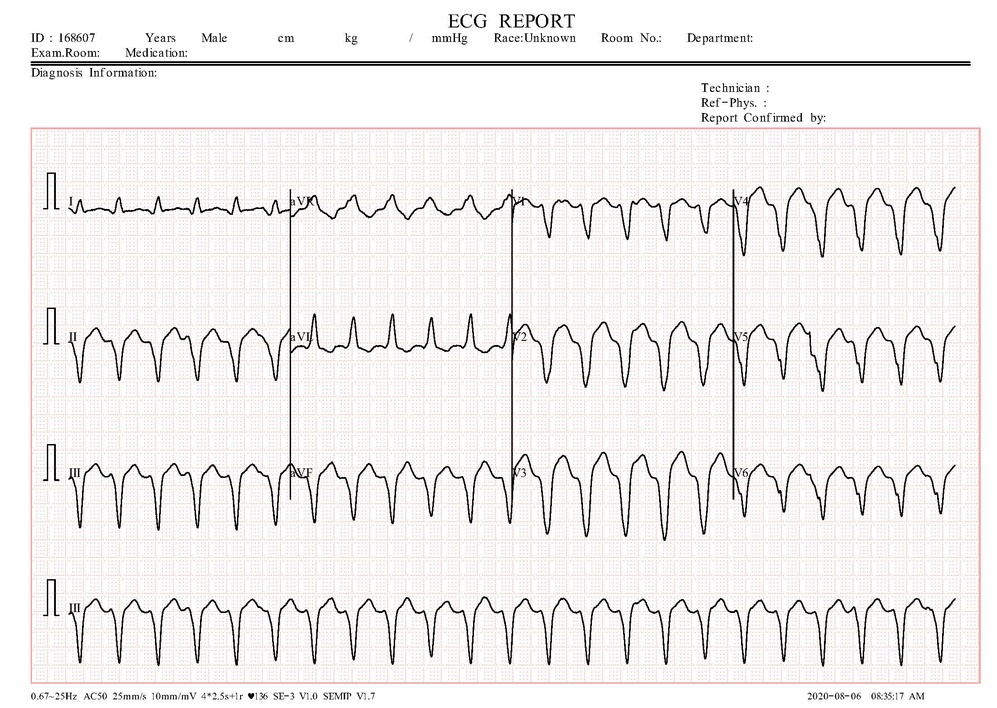
#> input picture Abnormal3.jpg, 997 x 708 px, shrunk from 2213 x 1572 before the run, found by its file name
$ python input_image2.py
#> lines starting #> are read from the running program, lines starting #| are printed output that depends on the picture; after the words box and inside, x2 and y2 are one past the last pixel; in counts of white or black regions, pixels touching at a corner belong together
import cv2
import numpy as np
import pandas as pd
import matplotlib.pyplot as plt
from scipy.interpolate import interp1d

def preprocess_and_extract_points(image_path, num_points=141, visualize=False):
    # Read the image
    image = cv2.imread(image_path, cv2.IMREAD_GRAYSCALE)

    # Invert the image (assuming a white background and black waveform)
    inverted_image = cv2.bitwise_not(image)

    # Apply a Gaussian Blur to reduce noise
    blurred_image = cv2.GaussianBlur(inverted_image, (5, 5), 0)

    # Use Canny edge detection to find edges
    edges = cv2.Canny(blurred_image, 50, 150)

    # Find contours from the edges
    contours, _ = cv2.findContours(edges, cv2.RETR_EXTERNAL, cv2.CHAIN_APPROX_SIMPLE)

    if not contours:
        raise ValueError("No contours found in the image.")

    # Visualize edges and contours for debugging
    if visualize:
        cv2.imshow('Edges', edges)
        debug_image = cv2.cvtColor(edges, cv2.COLOR_GRAY2BGR)
        cv2.drawContours(debug_image, contours, -1, (0, 255, 0), 1)
        cv2.imshow('Contours', debug_image)
        cv2.waitKey(0)
        cv2.destroyAllWindows()

    # Assuming the largest contour is the ECG waveform
    largest_contour = max(contours, key=cv2.contourArea)

    # Extract x, y coordinates of the contour
    points = [(point[0][0], point[0][1]) for point in largest_contour]

    # Sort points by x-coordinate
    points = sorted(points, key=lambda x: x[0])

    # Resample points to get exactly num_points
    x = np.array([p[0] for p in points])
    y = np.array([p[1] for p in points])
    f = interp1d(x, y, kind='linear', fill_value='extrapolate')
    x_new = np.linspace(x.min(), x.max(), num_points)
    y_new = f(x_new)
    points = list(zip(x_new.astype(int), y_new.astype(int)))

    return points[:num_points]

def map_coordinates_to_values(points, image_shape, amplitude_scale):
    height, _ = image_shape
    amplitude_points = []
    for _, y in points:
        # Map y to amplitude (assuming the y-axis represents amplitude)
        amplitude = (height - y) * amplitude_scale / height
        amplitude_points.append(amplitude)
    return amplitude_points

def extract_ecg_to_csv(image_path, output_csv_path, num_points=141, amplitude_scale=1.0, visualize=False):
    points = preprocess_and_extract_points(image_path, num_points, visualize)
#> in preprocess_and_extract_points, `inverted_image = cv2.bitwise_not(image)`:
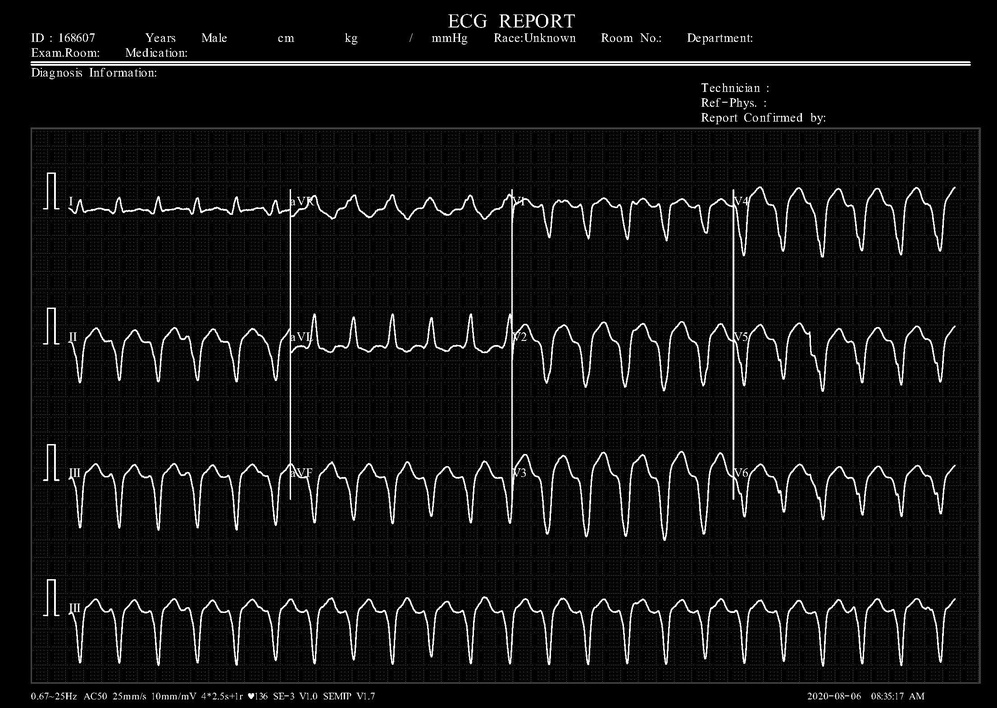
#> inverted_image: shape (708, 997); min 0, max 255, mean 16.3
#> in preprocess_and_extract_points, `edges = cv2.Canny(blurred_image, 50, 150)`:
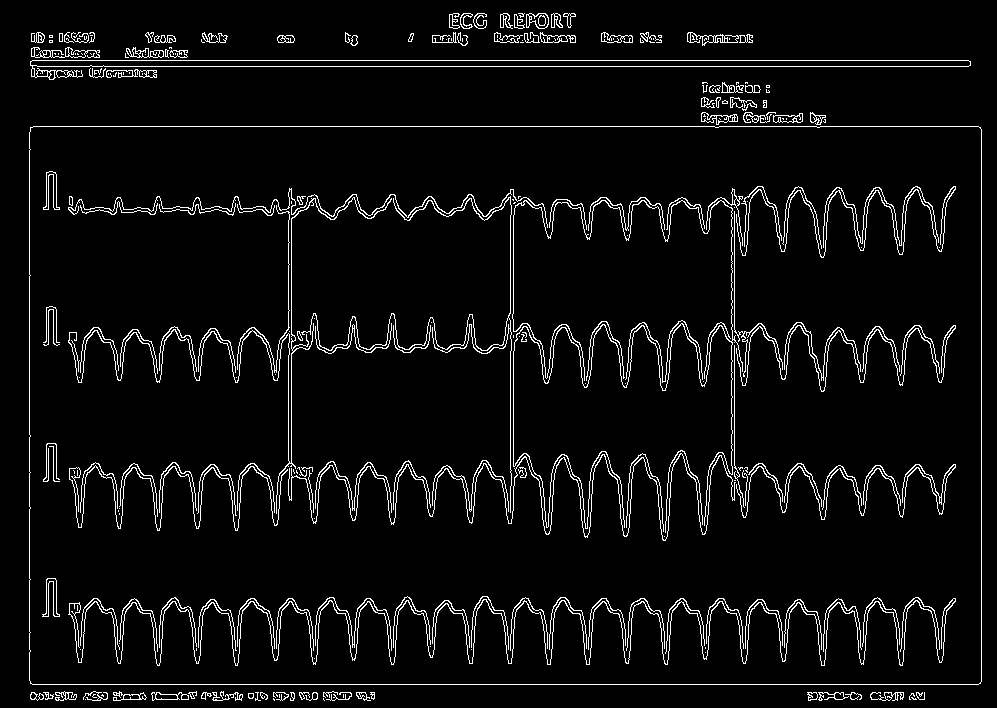
#> edges: shape (708, 997); 5.1% white in thin lines or dots
#> in preprocess_and_extract_points, `contours, _ = cv2.findContours(edges, cv2.RETR_EXTERNAL, cv2.CHAIN_APP..`: contours = 119 contours, 68 with area under 20; largest, box (x1, y1, x2, y2) and area: (29, 126, 982, 685) 531177, (30, 60, 971, 80) 5870, (687, 32, 753, 46) 324, (526, 13, 549, 29) 257, (31, 47, 100, 58) 250
#> in preprocess_and_extract_points, `debug_image = cv2.cvtColor(edges, cv2.COLOR_GRAY2BGR)`: debug_image: shape (708, 997, 3); 5.1% white in thin lines or dots
#> in preprocess_and_extract_points, `cv2.drawContours(debug_image, contours, -1, (0, 255, 0), 1)`:
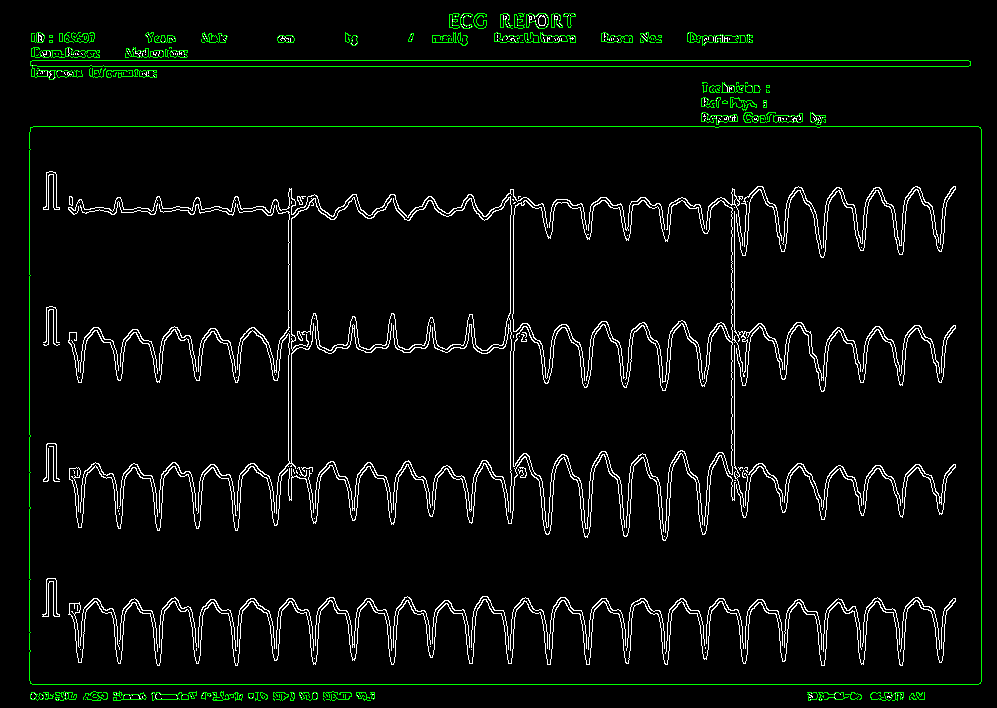
#> debug_image: shape (708, 997, 3); mean B, G, R 9.5, 12.9, 9.5
#> in preprocess_and_extract_points, `largest_contour = max(contours, key=cv2.contourArea)`: largest_contour = contour of 55 points, box (x1, y1, x2, y2) (29, 126, 982, 685), area 531177
#> in preprocess_and_extract_points, `points = [(point[0][0], point[0][1]) for point in largest_contour]`: points = 55 pairs, first value 29 to 981, second value 126 to 684
#> in preprocess_and_extract_points, `x = np.array([p[0] for p in points])`: x = 55 values from 29 to 981
#> in preprocess_and_extract_points, `y = np.array([p[1] for p in points])`: y = 55 values, max 684 at index 35, min 126 at index 36, mean 396.6
#> in preprocess_and_extract_points, `points = list(zip(x_new.astype(int), y_new.astype(int)))`: points = 141 pairs, first value 29 to 981, second value -9.22e+18 to 681
    amplitude_points = map_coordinates_to_values(points, cv2.imread(image_path, cv2.IMREAD_GRAYSCALE).shape, amplitude_scale)
#> in map_coordinates_to_values, `height, _ = image_shape`: height = 708
#> the loop in map_coordinates_to_values, `for _, y in points:` made 141 passes
#> (y, amplitude) on passes 1 to 12: (-9223372036854775808, -1.3e+16), (126, 0.822), (126, 0.822), (126, 0.822), (126, 0.822), (126, 0.822), (126, 0.822), (126, 0.822), (126, 0.822), (126, 0.822), (126, 0.822), (126, 0.822)
#> after the loop in map_coordinates_to_values, `for _, y in points:`: amplitude_points = 141 values, max 0.822 at index 1, min -1.3e+16 at index 0, mean -9.24e+13

    # Ensure the first value is "0"
    amplitude_points[0] = 0

    # Create a DataFrame with only the "Amplitude" column
    df = pd.DataFrame([amplitude_points], columns=[i for i in range(1, num_points + 1)])
#> df = table of 1 rows and 141 columns
    # Save DataFrame to CSV without including the index or header
    df.to_csv(output_csv_path, header=False, index=False)
    print(f"ECG amplitude data successfully written to {output_csv_path}")

# Example usage
extract_ecg_to_csv(r'C:\\dinesh\\dinesh\\ed_final\\Abnormal3.jpg', r'C:\\dinesh\\dinesh\\ed_final\\data.csv', num_points=141, visualize=True)

$ run again, with Normal2.jpg copied over Abnormal3.jpg
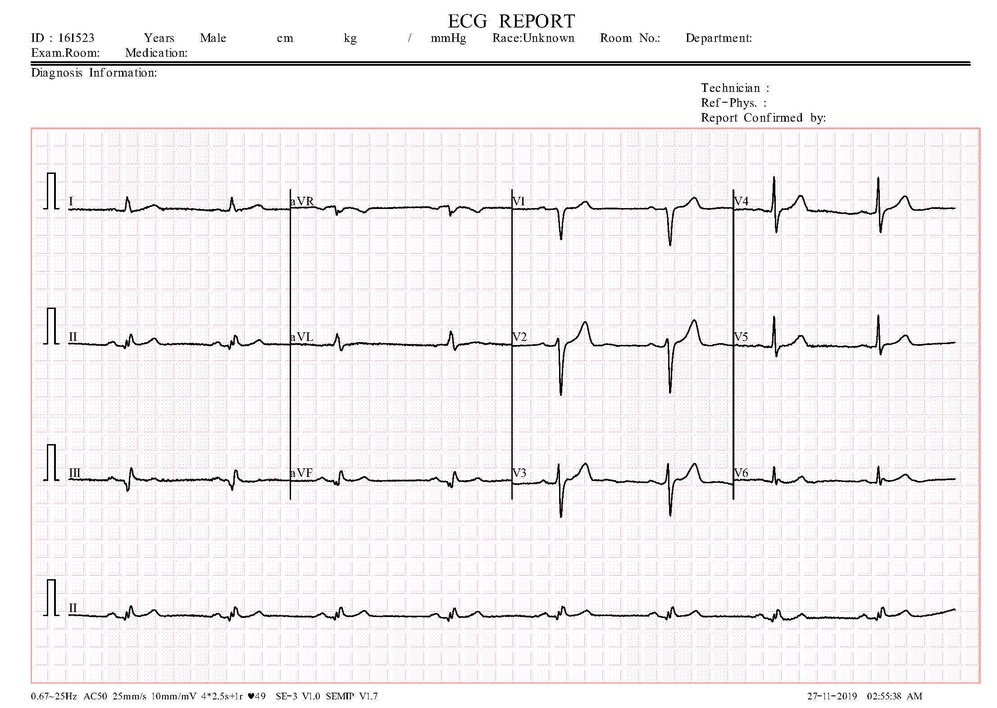
#> input picture Normal2.jpg, 997 x 708 px, shrunk from 2213 x 1572 before the run, found by its file name
#> in preprocess_and_extract_points, `edges = cv2.Canny(blurred_image, 50, 150)`:
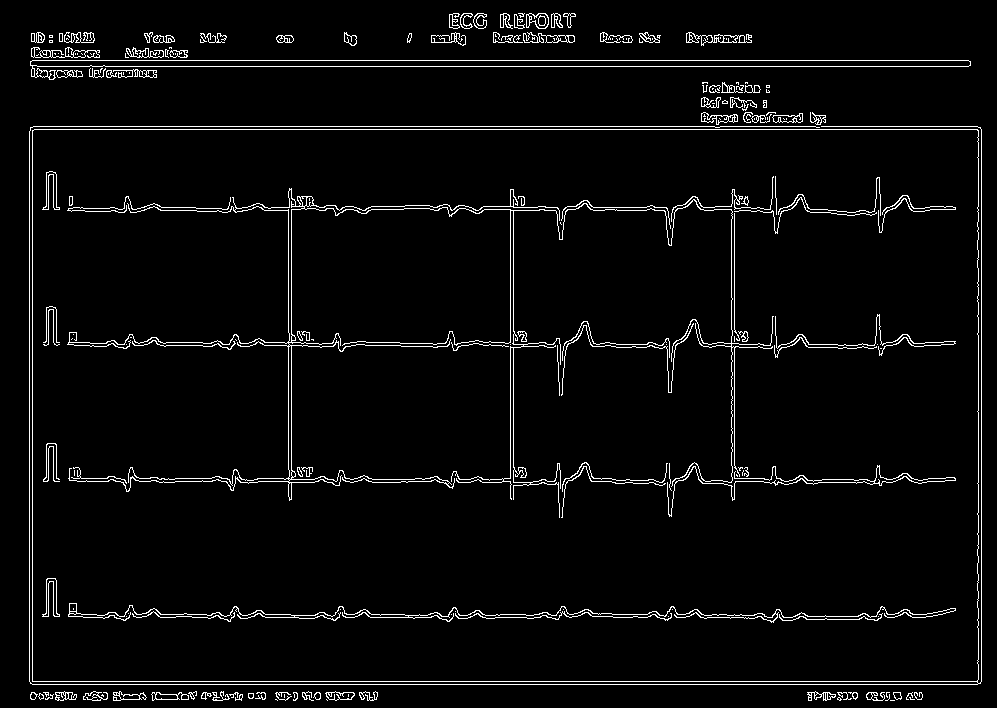
#> edges: shape (708, 997); 3.7% white in thin lines or dots
#> contours = 118 contours, 65 with area under 20; largest, box (x1, y1, x2, y2) and area: (29, 126, 982, 685) 522098, (30, 60, 971, 80) 5724, (686, 32, 752, 46) 360, (523, 32, 575, 43) 276, (526, 13, 549, 29) 258
#> in preprocess_and_extract_points, `cv2.drawContours(debug_image, contours, -1, (0, 255, 0), 1)`:
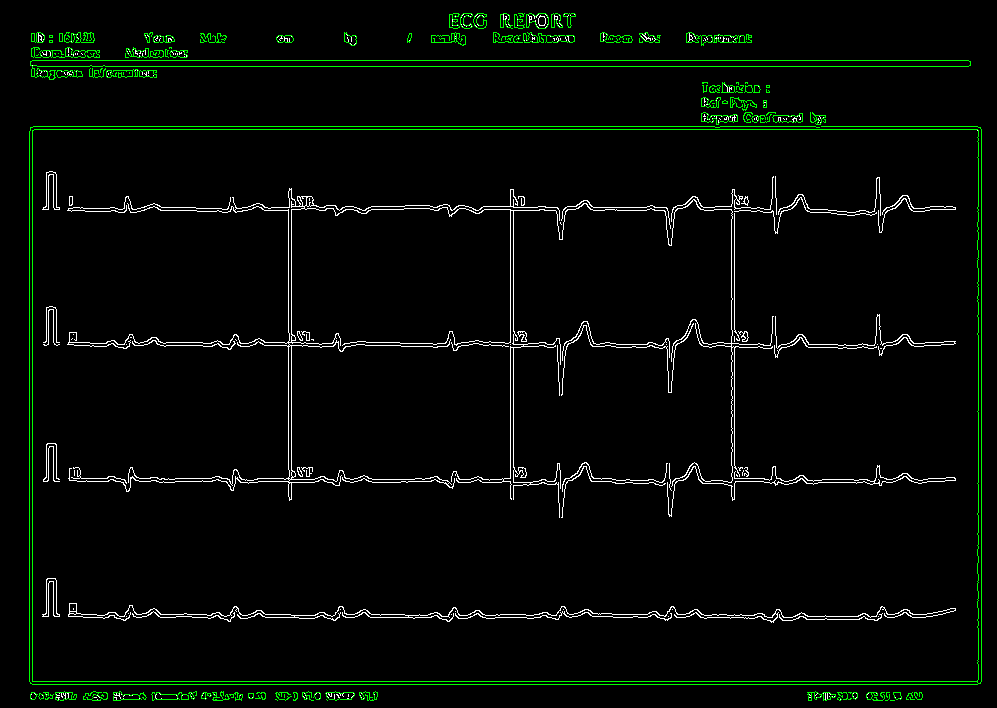
#> debug_image: shape (708, 997, 3); mean B, G, R 5, 9.5, 5
#> largest_contour = contour of 168 points, box (x1, y1, x2, y2) (29, 126, 982, 685), area 522098
#> in preprocess_and_extract_points, `points = [(point[0][0], point[0][1]) for point in largest_contour]`: points = 168 pairs, first value 29 to 981, second value 126 to 684
#> x = 168 values from 29 to 981
#> in preprocess_and_extract_points, `y = np.array([p[1] for p in points])`: y = 168 values, max 684 at index 13, min 126 at index 18, mean 374.1
#> in preprocess_and_extract_points, `points = list(zip(x_new.astype(int), y_new.astype(int)))`: points = 141 pairs, first value 29 to 981, second value -9.22e+18 to 681
#> height = 708
#> the loop in map_coordinates_to_values, `for _, y in points:` made 141 passes
#> (y, amplitude) on passes 1 to 8: (-9223372036854775808, -1.3e+16), (128, 0.819), (128, 0.819), (128, 0.819), (128, 0.819), (128, 0.819), (128, 0.819), (128, 0.819)
#> after the loop in map_coordinates_to_values, `for _, y in points:`: amplitude_points = 141 values, max 0.822 at index 68, min -1.3e+16 at index 0, mean -9.24e+13
#> df = table of 1 rows and 141 columns
